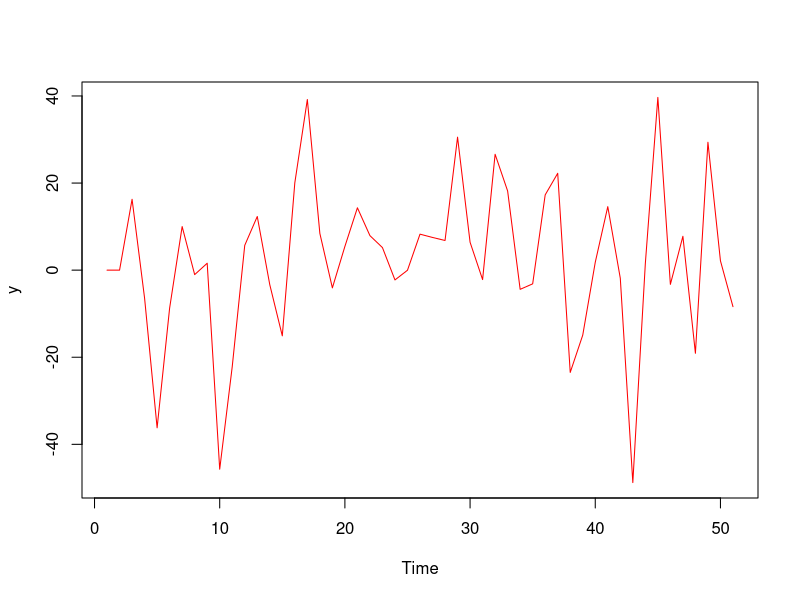
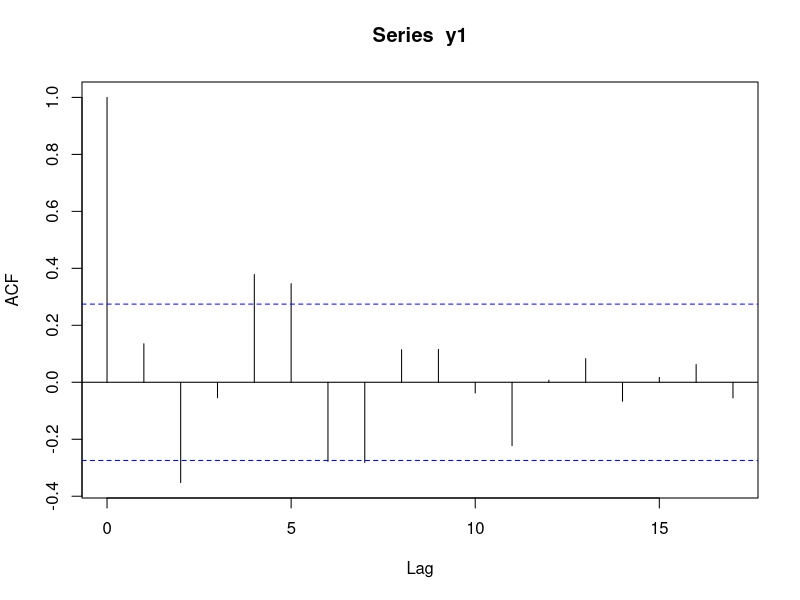
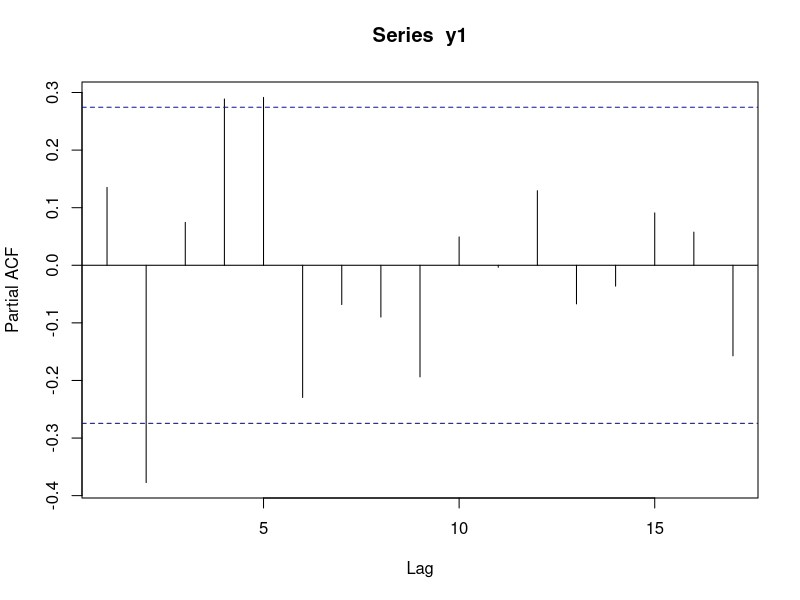

Reproduce these figures in R, in order. (Note: this script raises an error after producing the figures.)
#Set the intercept
b0 <- 2
#Set phi
rho <- .16
rho_2 <- -.45
#Set the number of periods
n <- 50
t <- seq(0,n)
y1 <- rep(0,n)
for (i in 3:length(t)){
y1[i] <- mean(y1) + (y1[i-1]-mean(y1))*rho + (y1[i-2]-mean(y1))*rho_2 + rnorm(1,0,15)
}
plot(y1,type="l", col="red",ylab="y",xlab="Time")
acf(y1)
pacf(y1)
for (i in 3:length(t)){
y2[i] <- y2[i-1]*phi + y2[i-2]*phi_2 + b1*t[i] + b0 + rnorm(1,0,15)
}
plot(y2,type="l", col="red",ylab="y",xlab="Time")

par(mfrow=c(2:1))
acf(y1)
acf(y2)
par(mfrow=c(2:1))
pacf(y1)
pacf(y2)
